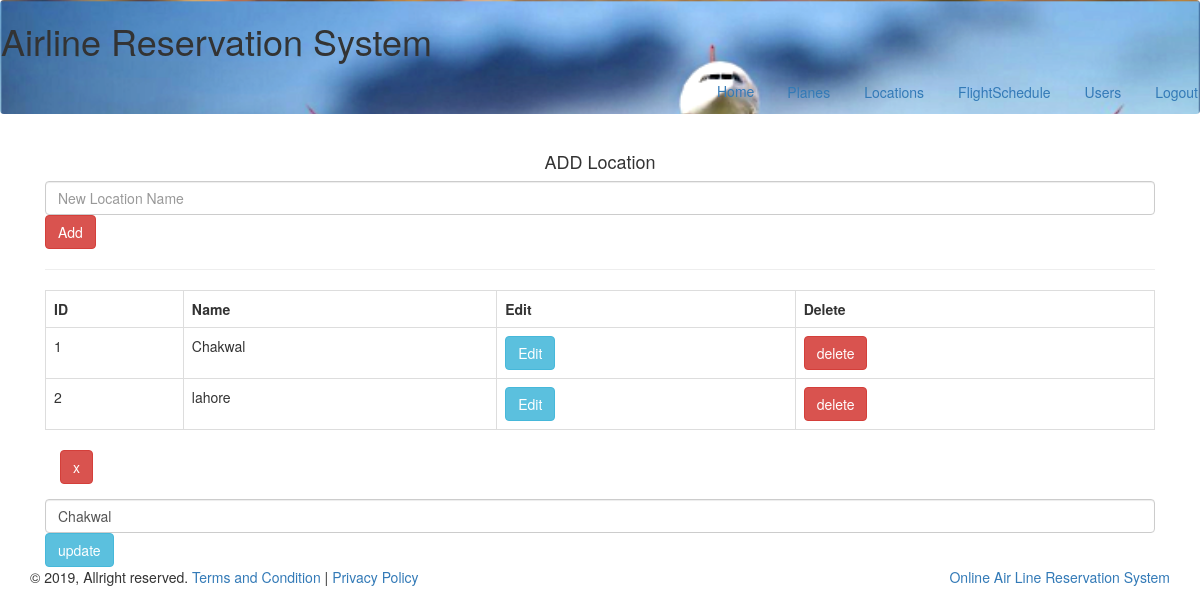
/add-Locations.php?edit=2 (signed in), run on the app's committed database.
### tables this page shows
CREATE TABLE `locations` (
  `LID` int(11) NOT NULL,
  `LName` varchar(100) NOT NULL
);

### add-Locations.php (the view, shortened to what this page needs)
<?php include_once "connect.php";
?>
 <!DOCTYPE html>
<html lang="en">
  <head>
    <link href="css/bootstrap.min.css" rel="stylesheet">
  </head>
  <body  >
  <div class="navbar" style=" background-image:url(img/airline.png);  background-size: cover;"  >
      <header> <h1>Airline Reservation System</h1></header>
				   <ul class="nav nav-pills navbar-right">
                                                      <li><a href="Admin.php">Home</a></li>
                                                         <li><a href="add-Planes.php"class="btn">Planes</a></li>
                                                        <li><a href="add-Locations.php"class="btn">Locations</a></li>
                                                        <li><a href="Add-Flight-Schedule.php"class="btn">FlightSchedule</a></li>
                                                        <li><a href="View-Users.php"class="btn">Users</a></li>
                                                        <li><a href="Logout.php"class="btn">Logout</a></li>
          </ul>
        </div>
<div class="section contact" id="contact" style="margin-top: 2em !important">
<div class="container">
<h4 class="rad-txt text-center">
<span class="abtxt1">ADD</span>
<span class="abtxt2">Location</span>
</h4>
<div class="contact-form">
<div class="col-md-12">
<form method="post" >
<input type="text" name="lname" placeholder="New Location Name " class="form-control" required>
<input type="submit" name="add" value="Add" class="btn btn-danger">
</form><hr>
    <table class="table table-bordered w3-table w3-striped w3-bordered">
        <tr>
            <th>ID</th>
            <th>Name</th>
            <th>Edit</th>
            <th>Delete</th>
        </tr>
        <?php
        $shares = "SELECT * FROM Locations ORDER BY LID DESC ";
        $result = mysqli_query($db,$shares);
        $num = mysqli_num_rows($result);
        if($num == 0){
            echo "<tr><td>Nothing.</td></tr>";
        }else{
            $counter = 0;
            while($row = mysqli_fetch_assoc($result)){
                $id = $row['LID'];
                $name = $row['LName'];
            $counter++;
            ?>
            <tr>
                <td><?php echo $counter ?></td>
                <td><?php echo $name ?></td>
                <td><a class='btn btn-info' href="add-Locations.php?edit=<?php echo $id ?>">Edit</a></td>
                <td><a class='btn btn-danger' href="add-Locations.php?del=<?php echo $id ?>">delete</a></td>
            </tr>
            <?php
           }?>
              </table>
<?php
            if(isset($_GET['edit'])){
                $edit_id = $_GET['edit'];
                $edit_query = "SELECT * FROM Locations WHERE LID = '{$edit_id}' ";
                $result_edit = mysqli_query($db,$edit_query);
                $row_edit = mysqli_fetch_assoc($result_edit);
                $edit_name = $row_edit['LName'];
                ?>
<form method="post">
<div class="form-group col-sm-1">
    <a href="add-Locations.php" class="btn btn-danger">x</a>
</div>
<input type="text" value="<?php echo $edit_name ?>" name="lname" class="form-control" required>
<input type="submit"  name="up_loc" value="update" class="btn btn-info">
</form>
                <?php
            }
        }
         ?>
</div>
<div class="clearfix"></div>
</div>
</div>
</div>
<div class="footerBottomSection">
		<div class="container">
			&copy; 2019, Allright reserved. <a href="#">Terms and Condition</a> | <a href="#">Privacy Policy</a>
			<div class="pull-right"> <a href="index.html">Online Air Line Reservation System</a></div>
		</div>
	</div>
	</body>
</html>

### data on the page
locations: LName "Chakwal", lname "Chakwal"
locations: LName "lahore"
